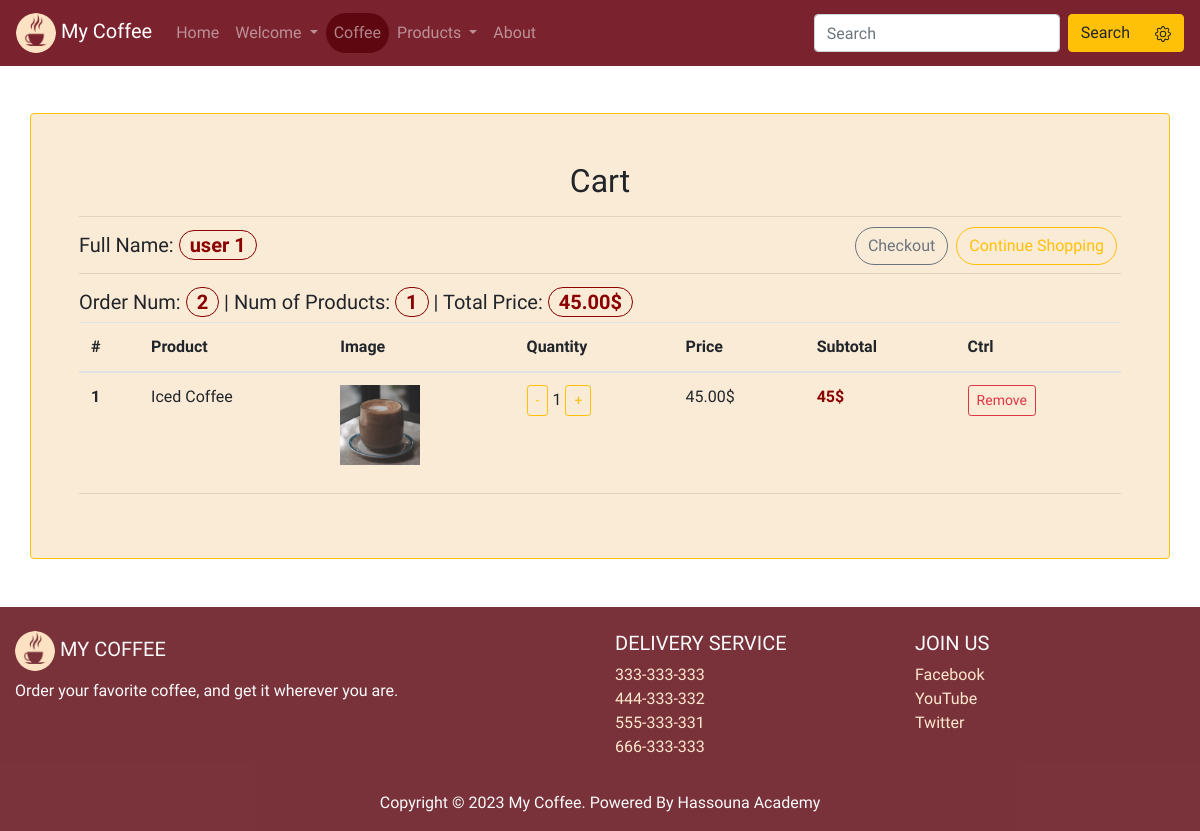
Page /orders/cart (signed in) on the committed database.
### orders/models.py (models this page shows, shortened)
class Order(models.Model):
    user = models.ForeignKey(User, on_delete=models.CASCADE)
    details = models.ManyToManyField(Product, through='OrderDetails')
    order_date = models.DateTimeField()
    is_finished = models.BooleanField()
    total = 0
    items_count = 0

class OrderDetails(models.Model):
    product = models.ForeignKey(Product, on_delete=models.CASCADE)
    order = models.ForeignKey(Order, on_delete=models.CASCADE)
    price = models.DecimalField(max_digits=6, decimal_places=2)
    quantity = models.IntegerField()
    class Meta:
        ordering = ['-id']

### products/models.py (models this page shows, shortened)
class Product(models.Model):
    name = models.CharField(max_length=120)
    desc = models.TextField(max_length=10000)
    price = models.DecimalField(max_digits=6, decimal_places=2)
    image = models.ImageField(upload_to='products/images/')
    is_active = models.BooleanField(default=True)
    publish_date = models.DateTimeField(default=timezone.now)
    flag = models.CharField(max_length=20, choices=FLAG_OPTION)
    class Meta:
        ordering = ['-publish_date']

### orders/views.py (the view)
# urls.py: path('cart', views.cart, name='cart'),
def cart(request):
    context = None
    if request.user.is_authenticated and not request.user.is_anonymous:
        if Order.objects.all().filter(user=request.user, is_finished=False):
            order = Order.objects.get(user=request.user, is_finished=False)
            orderdetails = OrderDetails.objects.all().filter(order=order)
            total = 0
            for sub in orderdetails:
                total += sub.price * sub.quantity
            context = {
                'order':order,
                'orderdetails':orderdetails,
                'total':total,
            }
    return render(request, 'orders/cart.html', context)

### orders/templates/orders/cart.html (shortened to what this page needs)
{% extends 'base.html' %}
{% load static %}
{% block body %}
<div class="my-form container p-5 my-5 rounded border border-warning">
    <h2 class="text-center">Cart</h2>
    <hr>
    {% if not request.user.is_authenticated and request.user.is_anonymous %}
        <h5 class="alert alert-warning">
            You must be
            <a href="{% url 'accounts:signin' %}" class="text-dark">Logged in</a>
        </h5>
    {% elif order %}
        <h5>
            Full Name:
            <span class="my-num">
                {{order.user.first_name|add:' '|add:order.user.last_name}}
            </span>
            <a href="{% url 'products:product-list' %}" class="btn my-payment btn-outline-warning float-right m-1">Continue Shopping</a>
            <a href="{% url 'orders:payment' %}" class="btn my-payment btn-outline-secondary float-right m-1">Checkout</a>
            <hr>
            Order Num: <span class="my-num">{{order.id}}</span> |
            Num of Products: <span class="my-num">{{orderdetails.count}}</span> |
            Total Price: <span class="my-num">{{total}}$</span>
        </h5>
        <table id="cart_table" class="table table-hover">
            <thead>
              <tr>
                <th scope="col">#</th>
                <th scope="col">Product</th>
                <th scope="col">Image</th>
                <th scope="col">Quantity</th>
                <th scope="col">Price</th>
                <th scope="col">Subtotal</th>
                <th scope="col">Ctrl</th>
              </tr>
            </thead>
            <tbody>
            {% for line in orderdetails %}
              <tr>
                <th scope="row">{{forloop.counter}}</th>
                <td>{{line.product.name}}</td>
                <td><img src="{{line.product.image.url}}" style="width:80px;height:80px" alt="product"></td>
                <td>
                    <a href="{% url 'orders:sub_qty' orderdetails_id=line.id %}"
                    class="btn btn-outline-warning btn-sm">-</a>
                    {{line.quantity}}
                    <a href="{% url 'orders:add_qty' orderdetails_id=line.id %}"
                    class="btn btn-outline-warning btn-sm">+</a>
                </td>
                <td>{{line.price}}$</td>
                <td style="font-weight: bold; color: darkred">{% widthratio line.quantity 1 line.price %}$</td>
                <td>
                    <a href="{% url 'orders:remove_from_cart' orderdetails_id=line.id %}"
                    class="btn btn-outline-danger btn-sm">Remove</a>
                </td>
              </tr>
            {% endfor %}
            </tbody>
        </table>
        <hr>
    {% else %}
        <h4 class="alert alert-warning">
            No Orders Here,
            <a href="{% url 'products:product-list' %}" class="text-dark">All Products</a>
        </h4>
    {% endif %}
</div>
{% endblock %}

### static/css/style.css (style rules this page uses)
html, body { height: 100%; width: 100%; }
a { color: rgb(255, 231, 204) ; }
body { font-family: 'Merienda', cursive; padding-top:65px; }
.my-form { background-color: antiquewhite; }
.my-num { color: darkred; font-weight: bold; border: 1px solid darkred; padding: 2px 10px; border-radius: 50px; }
.my-payment { border-radius: 50px; position:relative; bottom:10px; }

### rows in the picture
Order: user.first_name|add "user 1", id "2"
OrderDetails: product.name "Iced Coffee", product.image (picture), quantity "1", price "45.00", quantity+price "45"

### other values in the picture
{{ orderdetails.count }} "1"
{{ total }} "45.00"
